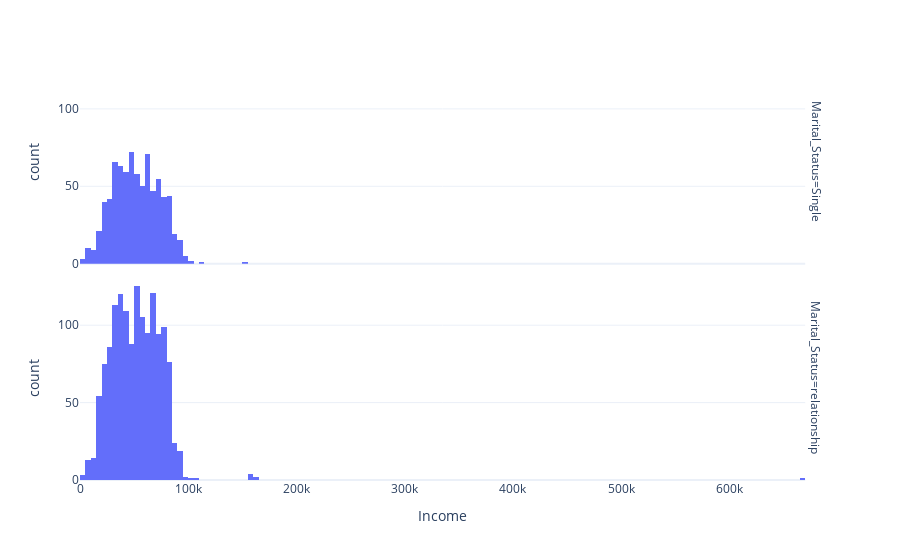

Notebook code cell kept with this figure:
### Code cell
fig = px.histogram (df, x = "Income",  facet_row = "Marital_Status",  template = 'plotly_white')
fig.show ()

### Figure 1 — Plotly figure (JSON) as saved in the notebook; plotly's stock layout.template omitted (floating-point values rounded to 4 significant figures; data arrays with more than 128 entries replaced by an {"elided": "..."} marker saying what was removed)
{"data": [{"alignmentgroup": "True", "bingroup": "x", "hovertemplate": "Marital_Status=Single<br>Income=%{x}<br>count=%{y}<extra></extra>", "legendgroup": "", "marker": {"color": "#636efa", "pattern": {"shape": ""}}, "name": "", "offsetgroup": "", "orientation": "v", "showlegend": false, "type": "histogram", "x": {"elided": "796 float values"}, "xaxis": "x2", "yaxis": "y2"}, {"alignmentgroup": "True", "bingroup": "x", "hovertemplate": "Marital_Status=relationship<br>Income=%{x}<br>count=%{y}<extra></extra>", "legendgroup": "", "marker": {"color": "#636efa", "pattern": {"shape": ""}}, "name": "", "offsetgroup": "", "orientation": "v", "showlegend": false, "type": "histogram", "x": {"elided": "1444 float values"}, "xaxis": "x", "yaxis": "y"}], "layout": {"annotations": [{"font": {}, "showarrow": false, "text": "Marital_Status=relationship", "textangle": 90, "x": 0.98, "xanchor": "left", "xref": "paper", "y": 0.2425, "yanchor": "middle", "yref": "paper"}, {"font": {}, "showarrow": false, "text": "Marital_Status=Single", "textangle": 90, "x": 0.98, "xanchor": "left", "xref": "paper", "y": 0.7575, "yanchor": "middle", "yref": "paper"}], "barmode": "relative", "legend": {"tracegroupgap": 0}, "margin": {"t": 60}, "xaxis": {"anchor": "y", "domain": [0, 0.98], "title": {"text": "Income"}}, "xaxis2": {"anchor": "y2", "domain": [0, 0.98], "matches": "x", "showticklabels": false}, "yaxis": {"anchor": "x", "domain": [0, 0.485], "title": {"text": "count"}}, "yaxis2": {"anchor": "x2", "domain": [0.515, 1], "matches": "y", "title": {"text": "count"}}}}
